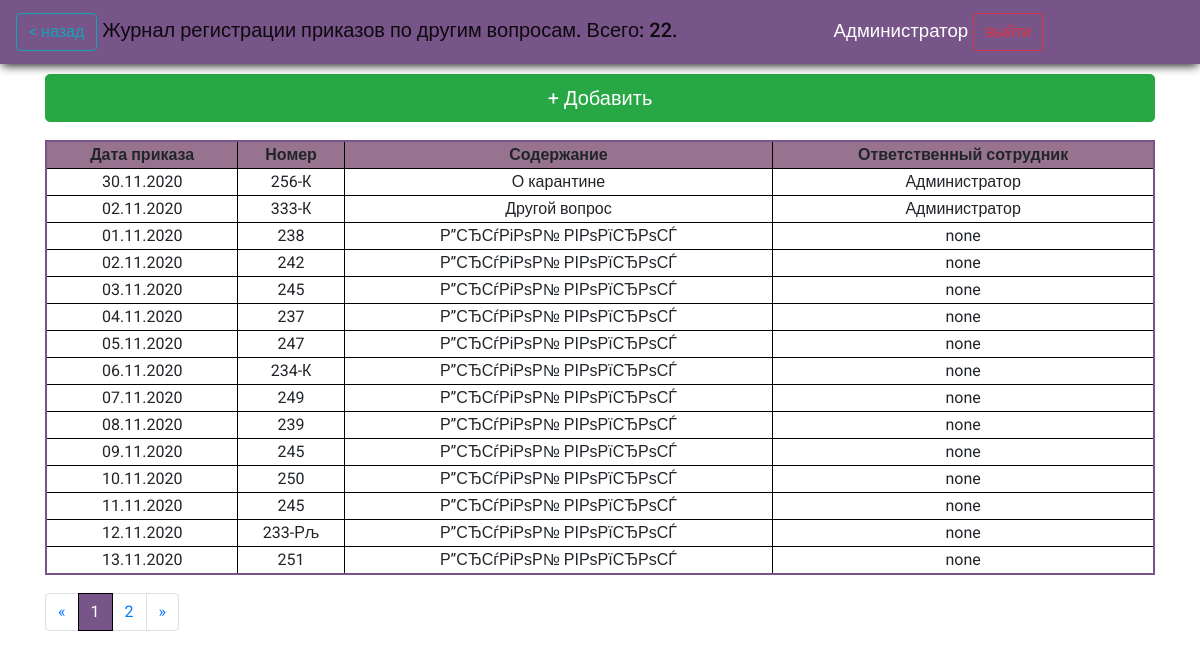
The app's page /journals/orders_on_others/ (signed in) with its own data.
### reg_jounals/models.py (models this page shows)
class OrdersOnOtherMatters(models.Model):
    oom_number = models.CharField(max_length=5, help_text="Введите номер приказа", verbose_name="Номер приказа", db_index=True)
    oom_date = models.DateField(help_text="Введите дату приказа", verbose_name="Дата приказа", db_index=True)
    oom_content = models.CharField(max_length=256, help_text="Введите содержание приказа", verbose_name='Содержание')
    oom_res_officer = models.CharField(blank=True, editable=False,  max_length=256, help_text="Сотрудник, который внес документ в систему ", verbose_name='Ответственный сотрудник')
    class Meta:
        ordering = ["id"]
        verbose_name = 'Приказ по другим вопросам'
        verbose_name_plural = 'Приказы по другим вопросам'

### reg_jounals/views.py (the view)
# urls.py: path('orders_on_others/', views.order_other_matters, name='orders_on_others'),
def order_other_matters(request):
    if request.user.is_authenticated:
        orders = OrdersOnOtherMatters.objects.all()
        p_orders = Paginator(orders, page_count)
        page_number = request.GET.get('page', 1)
        page = p_orders.get_page(page_number)
        count = len(orders)
        return render(request, 'reg_jounals/orders_on_others.html', context={'orders':page, 'count':count})
    else:
        return render(request, 'reg_jounals/no_auth.html')

### reg_jounals/templates/reg_jounals/orders_on_others.html (shortened to what this page needs)
{%extends "reg_jounals/index.html" %}
{%block header%} <a class="btn btn-outline-info" href="../"> < назад</a> Журнал регистрации приказов по другим вопросам. Всего: {{count}}.  {%endblock%}
{%block content%}
<a class="btn btn-success btn-lg m-bottom btn-add " href="{%url 'orders_on_others_add_url'%}"> + Добавить</a>
{% if orders %}
<table>
  <thead class="thead-dark">
  <tr class="tr-header">
    <th scope="col">Дата приказа</th>
    <th scope="col">Номер</th>
    <th scope="col">Содержание</th>
    <th scope="col">Ответственный сотрудник</th>
  </tr>
  </thead>
  {%for order in orders%}
<tr onclick="return location.href = '{% url 'orders_on_others_upd_url' id=order.id%}' ">
    <td>{{order.oom_date|date:"d.m.Y"}}</td>
    <td>{{order.oom_number}}</td>
    <td>{{order.oom_content}}</td>
    <td>{{order.oom_res_officer}}</td>
</tr>
  {%endfor%}
</table>
<nav  class="paginator" aria-label="Page navigation example">
  <ul class="pagination">
    <li class="page-item">
      <a class="page-link" href="#" aria-label="Previous">
<span aria-hidden="true">&laquo;</span>
      </a>
    </li>
{% for p in orders.paginator.page_range %}
  {% if orders.number == p%}
   <li class="page-item active"><a class="page-link" href="?page={{p}}">{{ p }}</a></li>
   {%else%}
        <li class="page-item"><a class="page-link" href="?page={{p}}">{{ p }}</a></li>
    {%endif%}
  {% endfor %}
{%if orders.has_next%}
    <li class="page-item">
      <a class="page-link" href='?page={{orders.next_page_number}}' aria-label="Next">
<span aria-hidden="true">&raquo;</span>
      </a>
    </li>
  {%else%}
  <li class="page-item disabled">
    <a class="page-link" href='#' aria-disabled='true' aria-label="Next">
      <span aria-hidden="true">&raquo;</span>
    </a>
  </li>
  {%endif%}
  </ul>
</nav>
{%else%}
<h2>Записей нет</h2>
{%endif%}
{%endblock%}

### reg_jounals/templates/reg_jounals/index.html (shortened to what this page needs)
<!DOCTYPE html>
<html lang="en">
<head>
  {%load static%}
  <link rel="stylesheet" href="{% static 'css/style.css'%}">
  <link rel="stylesheet" href="{% static 'css/VacList.css'%}">
  <link rel="stylesheet" href="https://cdn.jsdelivr.net/npm/bootstrap@4.5.3/dist/css/bootstrap.min.css">
</head>
<body>
  <header>
    <nav class="navbar navbar-light ">
    <span class="navbar-brand mb-0 h1">{%block header%}Журналы регистрации внутренней документации СУП{%endblock%}</span><span style="text-align: right; float: right;font-size: 14pt;"> {{ user.first_name }} <a class="btn btn-outline-danger" href="{% url 'logout'%}">выйти</a></span>
  </header>
<div class="container">
    {%block content%}{%endblock%}
  </div>
</body>
</html>

### reg_jounals/static/css/style.css (style rules this page uses)
* { font-family: 'Roboto', sans-serif; }
body { background: #white !important; }
.container { margin-top: 10px; }
.btn-add { float: left; width: 100%; }
.navbar { background-color: #785589 !important; color: white; box-shadow: 0 3px 10px -2px black; }
table { border: solid 2px #785589; background: white; border-collapse: collapse; margin: 18px auto; float: left; width: 100%; }
table th { text-align: center; }
table .tr-header { background: #977390; }
table tr th, td { border-right: solid 1px black; border-bottom: solid 1px black; cursor: pointer; text-align: center; }
table tr th:last-child, td:last-child { border-right: none; }
table tr:last-child { border-bottom: none; }
.paginator { width: 100%; float: left; }
.page-item.active .page-link { background: #785589 !important; border-color: black !important; }

### records on screen
OrdersOnOtherMatters: oom_date "30.11.2020", oom_number "256-К", oom_content "О карантине", oom_res_officer "Администратор"
OrdersOnOtherMatters: oom_date "02.11.2020", oom_number "333-К", oom_content "Другой вопрос", oom_res_officer "Администратор"
OrdersOnOtherMatters: oom_date "01.11.2020", oom_number "238", oom_content "Р”СЂСѓРіРѕР№ РІРѕРїСЂРѕСЃ", oom_res_officer "none"
OrdersOnOtherMatters: oom_date "02.11.2020", oom_number "242", oom_content "Р”СЂСѓРіРѕР№ РІРѕРїСЂРѕСЃ", oom_res_officer "none"
OrdersOnOtherMatters: oom_date "03.11.2020", oom_number "245", oom_content "Р”СЂСѓРіРѕР№ РІРѕРїСЂРѕСЃ", oom_res_officer "none"
OrdersOnOtherMatters: oom_date "04.11.2020", oom_number "237", oom_content "Р”СЂСѓРіРѕР№ РІРѕРїСЂРѕСЃ", oom_res_officer "none"
OrdersOnOtherMatters: oom_date "05.11.2020", oom_number "247", oom_content "Р”СЂСѓРіРѕР№ РІРѕРїСЂРѕСЃ", oom_res_officer "none"
OrdersOnOtherMatters: oom_date "06.11.2020", oom_number "234-К", oom_content "Р”СЂСѓРіРѕР№ РІРѕРїСЂРѕСЃ", oom_res_officer "none"
OrdersOnOtherMatters: oom_date "07.11.2020", oom_number "249", oom_content "Р”СЂСѓРіРѕР№ РІРѕРїСЂРѕСЃ", oom_res_officer "none"
OrdersOnOtherMatters: oom_date "08.11.2020", oom_number "239", oom_content "Р”СЂСѓРіРѕР№ РІРѕРїСЂРѕСЃ", oom_res_officer "none"
OrdersOnOtherMatters: oom_date "09.11.2020", oom_number "245", oom_content "Р”СЂСѓРіРѕР№ РІРѕРїСЂРѕСЃ", oom_res_officer "none"
OrdersOnOtherMatters: oom_date "10.11.2020", oom_number "250", oom_content "Р”СЂСѓРіРѕР№ РІРѕРїСЂРѕСЃ", oom_res_officer "none"
OrdersOnOtherMatters: oom_date "11.11.2020", oom_number "245", oom_content "Р”СЂСѓРіРѕР№ РІРѕРїСЂРѕСЃ", oom_res_officer "none"
OrdersOnOtherMatters: oom_date "12.11.2020", oom_number "233-Рљ", oom_content "Р”СЂСѓРіРѕР№ РІРѕРїСЂРѕСЃ", oom_res_officer "none"
OrdersOnOtherMatters: oom_date "13.11.2020", oom_number "251", oom_content "Р”СЂСѓРіРѕР№ РІРѕРїСЂРѕСЃ", oom_res_officer "none"

### other values on screen
{{ count }} "22"
{{ user.first_name }} "Администратор"
{{ p }} "1"
{{ p }} "2"
